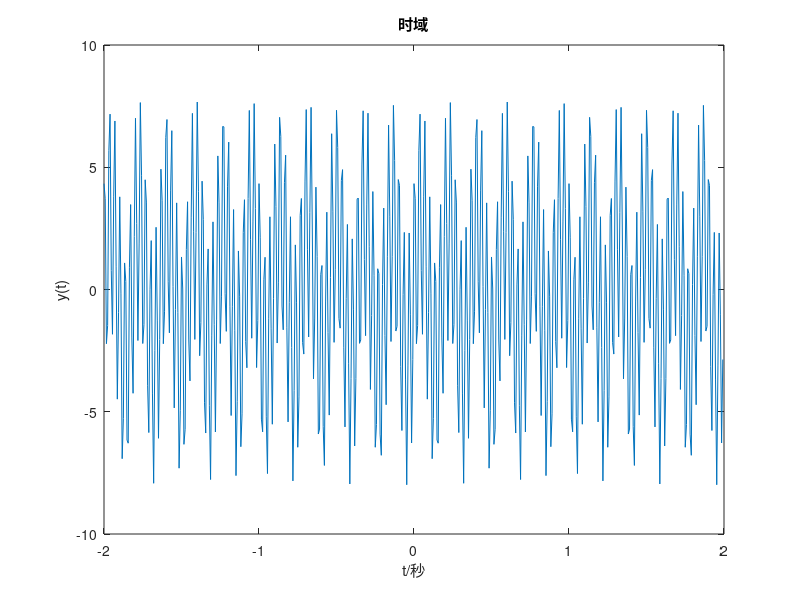

Source code (MATLAB): (Note: this script raises an error after producing the figure.)
% ======================================================================================
% 作者： cx
% 时间： 2025-05-08
% 实现： 绘制信号的双边复数频谱、单边实数频谱、功率谱密度和自相关函数
% ======================================================================================
clear;clc;close all;
fs=128;                        %设置采样频率(单位:Hz)，需要大于信号最高频率的2倍
T=4;                           %设置采样时长(单位:秒)，其影响频率分辨率，频率分辨率=1/采样时长
t=-T/2:1/fs:T/2-1/fs;          %时间设为[-T/2,T/2]
yt=3*sin(2*pi*5.5*t)+5*sin(2*pi*30*t+pi/3);            %设置时域信号
% yt=3*sin(2*pi*5.5*t)+5*sin(2*pi*30*t+pi/3)+2*randn(size(t));          %带噪声的时域信号
% yt=zeros(size(t));yt(t==0)=1e3;                      %单位冲激信号 
% yt=zeros(size(t));yt(t>0)=1;                         %单位阶跃信号
% yt=zeros(size(t));yt(abs(t)<0.1)=1;                  %门信号
% yt=sinc(20*t);                                       %抽样信号
figure;
plot(t,yt);                    %绘制时域曲线
title('时域');      
xlabel('t/秒');              
ylabel('y(t)');
paintSpectrum_Complex(yt,T);     %绘制双边复数频谱
paintSpectrum_Real(yt,T);        %绘制单边实数频谱
paintPowerDensitySpectrum(yt,fs);%绘制功率谱密度
paintXcorrelation(yt,fs);        %绘制自相关函数


%% 函数定义===============================================================
function paintSpectrum_Complex(yt,T) 
%绘制双边复数频谱
%yt：时域信号
%T： 采样时长
N=length(yt);               %计算采样点数
yw=fftshift(fft(yt,N))./N;  %fft运算
fs=N/T;                     %计算采样频率
if (mod(N,2)==0)            %若采样点为偶数
  f=(-N/2:N/2-1)/N*fs;      %频率范围为[-fs/2,fs/2]
else                        %若采样点为奇数
  f=(-(N-1)/2:(N+1)/2-1)/N*fs;
end
figure;
subplot(2,1,1);
plot(f,abs(yw));
xlabel('f/Hz');ylabel('y(w)幅度');title('双边复数频谱—幅度');
subplot(2,1,2);
yw(abs(yw)./max(abs(yw))< 1e-6) = 0;     %删除微小幅度值
plot(f,angle(yw)./pi.*180);
xlabel('f/Hz');ylabel('y(w)相位 /°');title('双边复数频谱—相位'); 
end


function paintSpectrum_Real(yt,T) 
%绘制单边实数频谱
%yt：时域信号
%T： 采样时长
N=length(yt);               
yw=fftshift(fft(yt,N))./N;  
fs=N/T;     
if (mod(N,2)==0)                  
  f=(0:N/2-1)/N*fs;        %频率范围为[0,fs/2]
  yw=2.*yw(N/2+1:end);     %实数频谱的幅度为复数频谱的2倍
else 
  f=(0:(N-1)/2-1)/N*fs;
  yw=2.*yw((N-1)/2+1:end-1);
end
figure;
subplot(2,1,1);
plot(f,abs(yw));
xlabel('f/Hz');ylabel('y(w)幅度');title('单边实数频谱—幅度');
subplot(2,1,2);
yw(abs(yw)./max(abs(yw))< 1e-6) = 0;
plot(f,angle(yw)./pi.*180);
xlabel('f/Hz');ylabel('y(w)相位 /°');title('单边实数频谱—相位'); 
end


function paintPowerDensitySpectrum(yt,fs)
%绘制信号的功率谱密度
N=length(yt); 
window=boxcar(N);   %矩形窗 
% window=hamming(N);  %海明窗
% window=blackman(N); %blackman窗 
[P_d,f]=periodogram(yt,window,N,fs);
figure;
plot(f,10*log10(P_d)); 
xlabel('f/Hz');ylabel('功率密度 dBW/Hz');title('功率谱密度'); 
end


function paintXcorrelation(yt,fs)
%绘制信号的自相关函数
[c,lags] = xcorr(yt,'coeff');
figure;
plot(lags./fs,c);
xlabel('t/秒');ylabel('相关性');title('归一化自相关函数'); 
end
